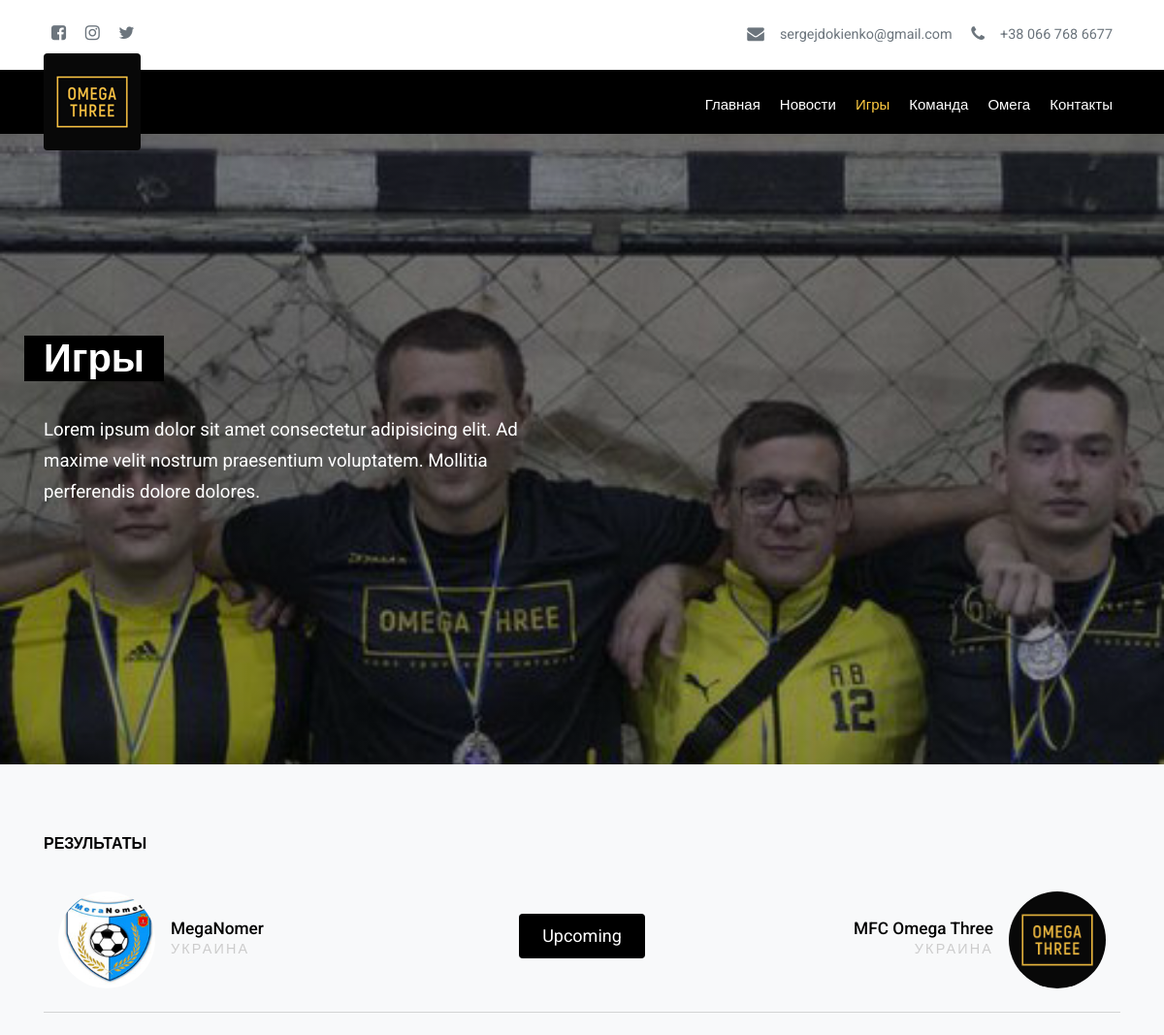
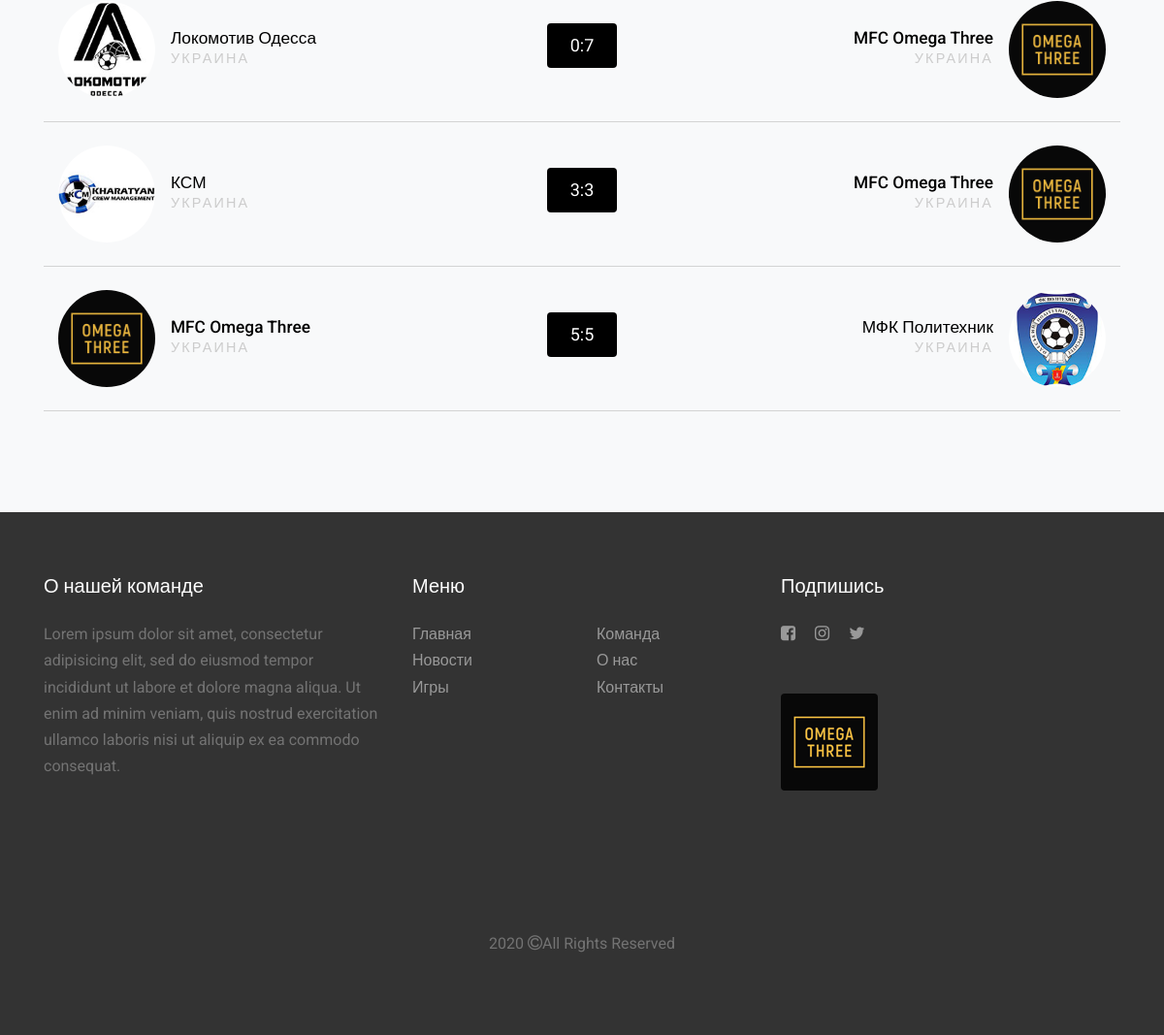
Screenshot of /matches with the database file from the repository (2 pictures, top to bottom).
### soccer/models.py (models this page shows, shortened)
class Match(models.Model):
    image1 = models.ImageField(verbose_name="Фото первой команды", upload_to="match/")
    team_name1 = models.CharField(verbose_name="Название первой команды", max_length=30)
    team_country1 = models.CharField(verbose_name="Страна первой команды", max_length=20)
    score1 = models.IntegerField(verbose_name="Голов первой", null=True, blank=True)
    score2 = models.IntegerField(verbose_name="Голов второй", null=True, blank=True)
    image2 = models.ImageField(verbose_name="Фото второй", upload_to="match/")
    team_name2 = models.CharField(verbose_name="Название второй команды", max_length=30)
    team_country2 = models.CharField(verbose_name="Страна второй команды", max_length=20)
    class Meta:
        verbose_name = 'Игру'
        verbose_name_plural = 'Игры'

### soccer/views.py (the view)
# urls.py: path("matches", views.MatchesView.as_view(), name='matches'),
class MatchesView(ListView):
    model = Match
    context_object_name = 'matches_list'
    queryset = Match.objects.all().order_by('-id')
    template_name = "website/matches_list.html"
    paginate_by = 6

### templates/website/matches_list.html (shortened to what this page needs)
{% extends 'website/base.html' %}
{% load static %}
{% block content %}
            <div class="parallax">
                <div class="container">
                    <div class="row align-items-center justify-content-start" style="height:100%;">
                        <div class="col-md-6 text-center text-md-left">
                            <h1 class="back-black parall-h1">Игры</h1>
                            <p class="mt-4 parall-p ">Lorem ipsum dolor sit amet consectetur adipisicing elit. Ad maxime velit nostrum praesentium voluptatem. Mollitia perferendis dolore dolores.</p>
                        </div>
                    </div>
                </div>
            </div>
            <div class="bg-light" style="padding: 5em 0;">
                <div class="container">
                    <div class="row mb-3">
                        <div class="col-md-12">
                            <h2 class="text-uppercase font-weight-bold mb-3" style="font-size: 1rem;">Результаты</h2>
                            {% for match in matches_list %}
                            <div class="row align-items-center ml-0 mr-0 py-4 animation-matches" style="border-bottom: 1px solid #D3D3D3;">
                                <div class="col-md-4 col-lg-4 mb-4 mb-lg-0">
                                    <div class="text-center text-lg-left">
                                        <div class="d-block d-lg-flex align-items-center">
                                            <div class="image-index mb-3 mb-lg-0 mr-lg-3">
                                                <img src="{{ match.image1.url }}" alt="{{ match.team_name1 }}" class="img-fluid image-small-index rounded-circle" >
                                            </div>
                                            <div>
                                                <h3 class="mb-0" style="font-size: 1.2em;">{{ match.team_name1 }}</h3>
                                                <span class="text-uppercase small-index">{{ match.team_country1 }}</span>
                                            </div>
                                        </div>
                                    </div>
                                </div>
                                <div class="col-md-4 col-lg-4 mb-4 mb-lg-0 text-center">
                                    <div class="d-inline-block">
                                        <div class="py-2 px-4 mb-2 d-inline-block rounded" style="background-color: black;">
                                            {% if match.score1 != null and match.score2 != null %}
                                                <span style="font-size: 1.25em; color: white;">{{ match.score1 }}:{{ match.score2 }}</span>
                                            {% else %}
                                                <span style="font-size: 1.25em; color: white;">Upcoming</span>
                                            {% endif %}
                                        </div>
                                    </div>
                                </div>
                                <div class="col-md-4 col-lg-4 text-center text-lg-right">
                                    <div>
                                        <div class="d-block d-lg-flex align-items-center">
                                            <div class="image-index mb-3 mb-lg-0 ml-lg-3 order-2">
                                                <img src="{{ match.image2.url }}" alt="{{ match.team_name2 }}" class="image-small-index-2 rounded-circle" >
                                            </div>
                                            <div class="order-1 w-100">
                                                <h3 class="mb-0" style="font-size: 1.2em;">{{ match.team_name2}}</h3>
                                                <span class="text-uppercase small-index">{{ match.team_country2 }}</span>
                                            </div>
                                        </div>
                                    </div>
                                </div>
                            </div>
                            {% endfor %}
                        </div>
                    </div>
                </div>
            </div>
{% endblock content %}

### static/css/style.css (style rules this page uses)
body { font-family: 'Roboto', Arial, Helvetica, sans-serif; font-size: 90%; font-weight: 400; margin: 0; background-color: white; color: black; line-height: 1.7; }
.parallax { background: linear-gradient( rgba(0, 0, 0, 0.4), rgba(0, 0, 0, 0.4) ), url(../images/group.jpg); height: 650px; background-attachment: fixed; background-repeat: no-repeat; background-size: cover; background-position: top; }
.parallax .container .row { min-height: 600px; height: calc(100vh - 174px); }
.back-black { display: inline; background: #000; box-shadow: 20px 0 0 #000, -20px 0 0 #000; }
.parall-h1 { color: #fff; font-weight: 700; line-height: 1.7; }
.parall-p { color: #fff; line-height: 1.7; font-weight: 400; font-size: 1.3em; }
.animation-matches { transition: transform .2s; }
.image-small-index { object-fit: cover; width: 100px; height: 100px; overflow: hidden; position: relative; }
.image-small-index-2 { object-fit: cover; height: 100px; width: 100px; overflow: hidden; position: relative; }
.small-index { color: #ccc; font-weight: 400; letter-spacing: .15em; }

### rows the page displays
Match: image1 (picture), team_name1 "MegaNomer", team_country1 "УКРАИНА", shows "Upcoming", image2 (picture), team_name2 "MFC Omega Three", team_country2 "УКРАИНА"
Match: image1 (picture), team_name1 "Локомотив Одесса", team_country1 "УКРАИНА", score1 "0", score2 "7", image2 (picture), team_name2 "MFC Omega Three", team_country2 "УКРАИНА"
Match: image1 (picture), team_name1 "КСМ", team_country1 "УКРАИНА", score1 "3", score2 "3", image2 (picture), team_name2 "MFC Omega Three", team_country2 "УКРАИНА"
Match: image1 (picture), team_name1 "MFC Omega Three", team_country1 "УКРАИНА", score1 "5", score2 "5", image2 (picture), team_name2 "МФК Политехник", team_country2 "УКРАИНА"
